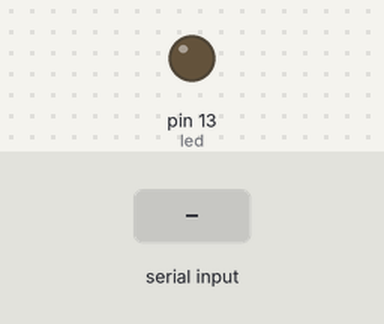
Simulated run of this sketch. Board: Arduino Uno, built with avr-gcc and run on an emulated ATmega328P. Parts: output pins drawn as LEDs (lit = HIGH). The test bench sets the inputs (shaded band).

Above: at 1.2 s.
1.3 s: "90,45\n" received over Serial
At 2.4 s:
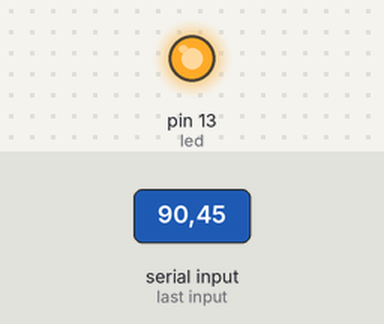
Timing chart, 0 to 4.3 s (numbered marks = the images above; inputs shaded):
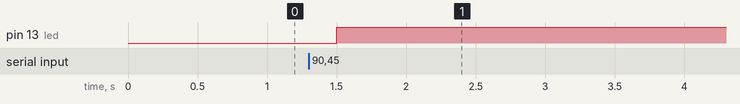

Measured:
- after the input at 1.3 s, pin 13 (led): LOW → HIGH after 0.20 s

The sketch:

P8_Python_PrendeLED.ino
```cpp
int led = 13;

void setup() {
  // put your setup code here, to run once:
  Serial.begin(9600);
  Serial.setTimeout(100); //ms
  pinMode(led, OUTPUT);
}

void loop() {
  // put your main code here, to run repeatedly:
  if(Serial.available()>0){
    int v= Serial.readString().toInt();
    digitalWrite(led, v);
  }
  delay(100);

}
```
